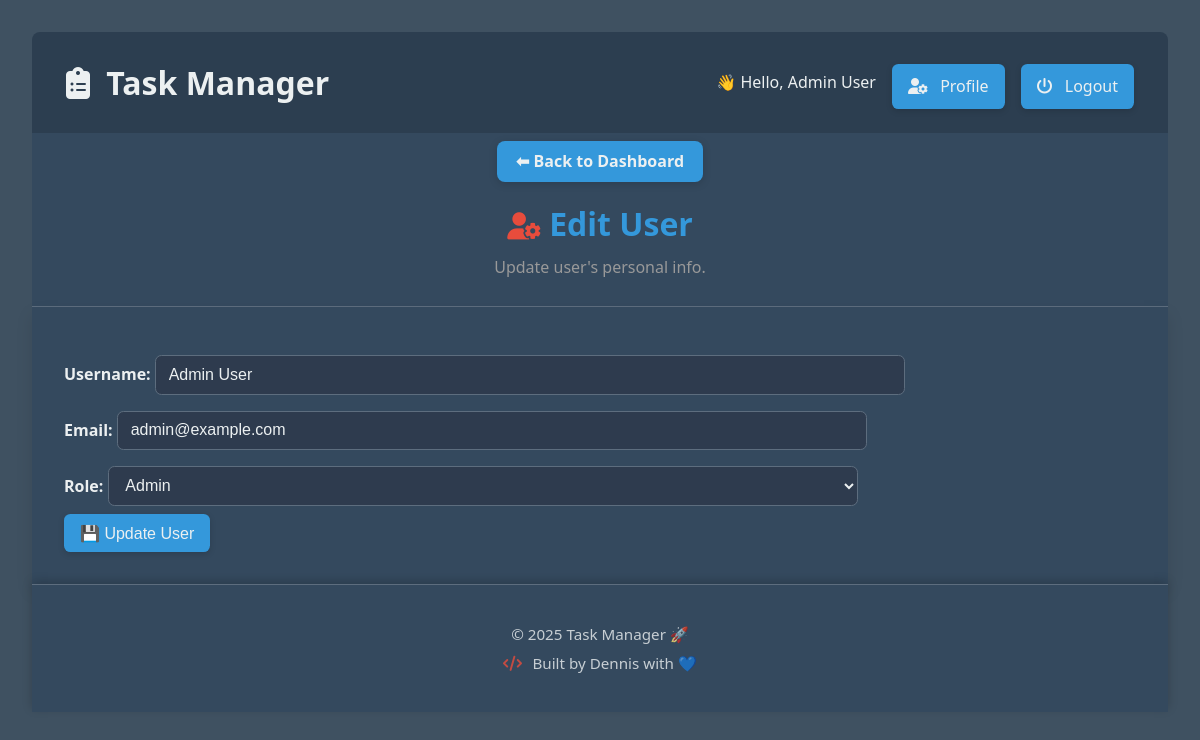
Page /edit_user.php?id=1 (signed in) on the committed database.
### tables this page shows
CREATE TABLE `users` (
  `id` int(11) NOT NULL AUTO_INCREMENT,
  `username` varchar(100) NOT NULL,
  `email` varchar(255) NOT NULL,
  `password` varchar(255) NOT NULL,
  `role` enum('admin','user') DEFAULT 'user',
  `created_at` timestamp NULL DEFAULT current_timestamp(),
  PRIMARY KEY (`id`)
);

### edit_user.php (the view, shortened to what this page needs)
<?php
include 'includes/db.php';
$userId = intval($_GET['id']);
$result = mysqli_query($conn, "SELECT username, email, role FROM users WHERE id = $userId");
$user = mysqli_fetch_assoc($result);
?>
<!DOCTYPE html>
<html>
<head>
    <link rel="stylesheet" href="https://cdnjs.cloudflare.com/ajax/libs/font-awesome/6.7.2/css/all.min.css" />
    <link rel="stylesheet" href="css/style.css">
</head>
<body>
    <?php include 'includes/header.php'; ?>
    <div class="manage-page-title">
        <?php include 'includes/back_nav.php'; ?>
        <h2><i class="fa-solid fa-user-gear"></i>Edit User</h2>
        <p class="subtext">Update user's personal info.</p>
    </div>
    <form method="POST" class="form-card">
        <label>Username:
            <input type="text" name="username" value="<?php echo htmlspecialchars($user['username']); ?>" required>
        </label>
        <label>Email:
            <input type="email" name="email" value="<?php echo htmlspecialchars($user['email']); ?>" required>
        </label>
        <label>Role:
            <select name="role">
                <option value="admin" <?php if ($user['role'] === 'admin') echo 'selected'; ?>>Admin</option>
            </select>
        </label>
        <button type="submit" class="btn">💾 Update User</button>
    </form>
    <?php include 'includes/footer.php'; ?>
</body>
</html>

### css/style.css (style rules this page uses)
* { margin: 0; padding: 0; box-sizing: border-box; }
:root { --primary-color: #3498db; --primary-hover: #2980b9; --accent-color: #e74c3c; --accent-hover: #c0392b; --bg-color: #2c3e50; --text-color: #ecf0f1; --card-bg: #34495e; --card-hover: #3d5a73; --status-pending: #f39c12; --status-inprogress: #3498db; --status-completed: #2ecc71; --border-light: #5d6d7e; --shadow: rgba(0, 0, 0, 0.1); --muted-color: #999; }
body { font-family: "Segoe UI", sans-serif; background-color: #3f5161; color: var(--text-color); padding: 2rem; line-height: 1.6; max-width: 1200px; margin-inline: auto; }
.btn { background-color: var(--primary-color); color: #fff; text-decoration: none; padding: 0.5rem 1rem; border-radius: 0.5rem; transition: background-color 0.3s ease; font-size: 0.9rem; }
i { margin-right: 0.5rem; }
.manage-page-title { text-align: center; padding-bottom: 1rem; border-bottom: 1px solid var(--border-light); background-color: var(--card-bg); }
.manage-page-title h2 { font-size: 2rem; color: var(--primary-color); padding-top: 1rem; margin-bottom: 0.4rem; font-family: "Segoe UI", "Ubuntu", sans-serif; }
.manage-page-title i { color: var(--accent-color); font-size: 1.7rem; }
.subtext { color: var(--muted-color); line-height: 1.4; padding-bottom: 0.75rem; }
form { margin: 0; padding: 2rem; background: var(--card-bg); animation: fadeIn 0.3s ease; box-shadow: 0 0.5rem 1rem var(--shadow); color: var(--text-color); }
input, select, textarea { padding: 0.6rem 0.8rem; width: 70%; border-radius: 0.4rem; border: 1px solid var(--border-light); background-color: #2e3b4e; color: var(--text-color); font-size: 1rem; transition: border-color 0.3s ease, box-shadow 0.3s ease; }
label { font-weight: 600; margin-top: 1rem; display: block; color: var(--text-color); }
button, .btn { background-color: var(--primary-color); color: var(--text-color); border: none; padding: 0.6rem 1rem; margin-top: 0.5rem; border-radius: 0.4rem; cursor: pointer; font-size: 1rem; transition: background 0.3s ease, transform 0.2s ease, box-shadow 0.2s ease; box-shadow: 0 2px 6px rgba(0, 0, 0, 0.15); }

### rows in the picture
users: username "Admin User", email "admin@example.com", role "Admin"

### other values in the picture
$_SESSION['username'] "Admin User"
